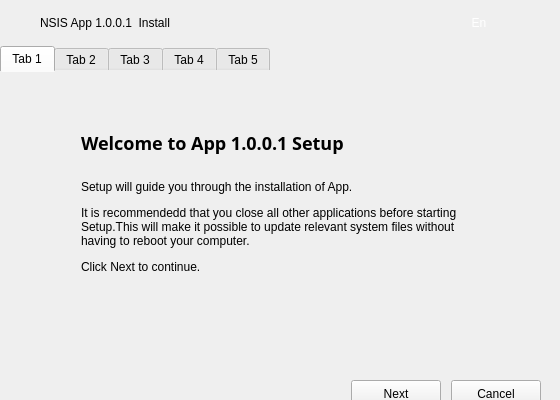
<?xml version="1.0" encoding="UTF-8"?>
<ui version="4.0">
 <class>QTInstallPageClass</class>
 <widget class="QMainWindow" name="QTInstallPageClass">
  <property name="geometry">
   <rect>
    <x>0</x>
    <y>0</y>
    <width>560</width>
    <height>400</height>
   </rect>
  </property>
  <property name="windowTitle">
   <string>QTSetupPlugin</string>
  </property>
  <widget class="QWidget" name="centralWidget">
   <property name="minimumSize">
    <size>
     <width>560</width>
     <height>400</height>
    </size>
   </property>
   <property name="maximumSize">
    <size>
     <width>560</width>
     <height>400</height>
    </size>
   </property>
   <property name="styleSheet">
    <string notr="true"/>
   </property>
   <layout class="QVBoxLayout" name="verticalLayout">
    <property name="spacing">
     <number>0</number>
    </property>
    <property name="leftMargin">
     <number>0</number>
    </property>
    <property name="topMargin">
     <number>0</number>
    </property>
    <property name="rightMargin">
     <number>0</number>
    </property>
    <property name="bottomMargin">
     <number>0</number>
    </property>
    <item>
     <widget class="QWidget" name="boxTitle" native="true">
      <property name="minimumSize">
       <size>
        <width>0</width>
        <height>46</height>
       </size>
      </property>
      <property name="styleSheet">
       <string notr="true"/>
      </property>
      <layout class="QHBoxLayout" name="horizontalLayout">
       <property name="spacing">
        <number>8</number>
       </property>
       <property name="leftMargin">
        <number>14</number>
       </property>
       <property name="topMargin">
        <number>2</number>
       </property>
       <property name="rightMargin">
        <number>14</number>
       </property>
       <property name="bottomMargin">
        <number>2</number>
       </property>
       <item>
        <widget class="QLabel" name="lblLogo">
         <property name="sizePolicy">
          <sizepolicy hsizetype="Fixed" vsizetype="Fixed">
           <horstretch>36</horstretch>
           <verstretch>36</verstretch>
          </sizepolicy>
         </property>
         <property name="minimumSize">
          <size>
           <width>18</width>
           <height>18</height>
          </size>
         </property>
         <property name="styleSheet">
          <string notr="true">image: url(:/Resource/image/logo.ico);</string>
         </property>
         <property name="text">
          <string/>
         </property>
        </widget>
       </item>
       <item>
        <widget class="QLabel" name="lblTitle">
         <property name="styleSheet">
          <string notr="true">font-size:12px;</string>
         </property>
         <property name="text">
          <string>NSIS App 1.0.0.1  Install</string>
         </property>
        </widget>
       </item>
       <item>
        <spacer name="horizontalSpacer">
         <property name="orientation">
          <enum>Qt::Horizontal</enum>
         </property>
         <property name="sizeType">
          <enum>QSizePolicy::Expanding</enum>
         </property>
         <property name="sizeHint" stdset="0">
          <size>
           <width>318</width>
           <height>20</height>
          </size>
         </property>
        </spacer>
       </item>
       <item>
        <widget class="QPushButton" name="btnLang">
         <property name="sizePolicy">
          <sizepolicy hsizetype="Fixed" vsizetype="Fixed">
           <horstretch>30</horstretch>
           <verstretch>18</verstretch>
          </sizepolicy>
         </property>
         <property name="minimumSize">
          <size>
           <width>30</width>
           <height>18</height>
          </size>
         </property>
         <property name="maximumSize">
          <size>
           <width>30</width>
           <height>18</height>
          </size>
         </property>
         <property name="styleSheet">
          <string notr="true">QPushButton{
	color:#ffffff;
	border:none;
	background:transparent;
	font-family: &quot;Microsoft YaHei&quot;;
	font-size:12px;
}
QPushButton:focus
{
	color:#ff7e00;
}
QPushButton:hover
{
	color:#ff7e00;
}
QPushButton:menu-indicator
{
	image:url(:/Resource/image/btn_down.png);
	subcontrol-position: right center;	
}
QPushButton:menu-indicator:focus
{
image:url(:/Resource/image/btn_down_hover.png);
}
QPushButton:menu-indicator:hover
{
image:url(:/Resource/image/btn_down_hover.png);
}</string>
         </property>
         <property name="text">
          <string>En</string>
         </property>
        </widget>
       </item>
       <item>
        <widget class="QPushButton" name="btnMin">
         <property name="enabled">
          <bool>true</bool>
         </property>
         <property name="sizePolicy">
          <sizepolicy hsizetype="Fixed" vsizetype="Fixed">
           <horstretch>18</horstretch>
           <verstretch>18</verstretch>
          </sizepolicy>
         </property>
         <property name="minimumSize">
          <size>
           <width>18</width>
           <height>18</height>
          </size>
         </property>
         <property name="maximumSize">
          <size>
           <width>18</width>
           <height>18</height>
          </size>
         </property>
         <property name="styleSheet">
          <string notr="true">QPushButton{
	border:none;
	background:transparent;
	border-image: url(:/Resource/image/sysBtnMin_normal.png);
}
QPushButton:focus{border-image: url(:/Resource/image/sysBtnMin_hover.png);}
QPushButton:hover{border-image: url(:/Resource/image/sysBtnMin_hover.png);}
QPushButton:pressed{border-image: url(:/Resource/image/sysBtnMin_pressed.png);}</string>
         </property>
         <property name="text">
          <string/>
         </property>
        </widget>
       </item>
       <item>
        <widget class="QPushButton" name="btnClose">
         <property name="sizePolicy">
          <sizepolicy hsizetype="Fixed" vsizetype="Fixed">
           <horstretch>18</horstretch>
           <verstretch>18</verstretch>
          </sizepolicy>
         </property>
         <property name="minimumSize">
          <size>
           <width>18</width>
           <height>18</height>
          </size>
         </property>
         <property name="maximumSize">
          <size>
           <width>18</width>
           <height>18</height>
          </size>
         </property>
         <property name="styleSheet">
          <string notr="true">QPushButton{
	border:none;
	background:transparent;
	border-image: url(:/Resource/image/sysBtnClose_normal.png);
}
QPushButton:focus{border-image: url(:/Resource/image/sysBtnClose_hover.png);}
QPushButton:hover{border-image: url(:/Resource/image/sysBtnClose_hover.png);}
QPushButton:pressed{border-image: url(:/Resource/image/sysBtnClose_pressed.png);}
QPushButton:disabled{border-image: url(:/Resource/image/sysBtnClose_disable.png);}</string>
         </property>
         <property name="text">
          <string/>
         </property>
         <property name="shortcut">
          <string>Esc</string>
         </property>
        </widget>
       </item>
      </layout>
      <zorder>lblTitle</zorder>
      <zorder>btnMin</zorder>
      <zorder>btnClose</zorder>
      <zorder>lblLogo</zorder>
      <zorder>btnLang</zorder>
     </widget>
    </item>
    <item>
     <widget class="QTabWidget" name="tabWidget">
      <property name="layoutDirection">
       <enum>Qt::LeftToRight</enum>
      </property>
      <property name="styleSheet">
       <string notr="true">QTabWidget::pane
{
	border: -1px;
	top:-2px;
	left: 1px;
}</string>
      </property>
      <property name="currentIndex">
       <number>0</number>
      </property>
      <property name="tabBarAutoHide">
       <bool>false</bool>
      </property>
      <widget class="QWidget" name="tab_1">
       <attribute name="title">
        <string>Tab 1</string>
       </attribute>
       <widget class="QLabel" name="welcome_lbl_title">
        <property name="geometry">
         <rect>
          <x>80</x>
          <y>60</y>
          <width>441</width>
          <height>31</height>
         </rect>
        </property>
        <property name="sizePolicy">
         <sizepolicy hsizetype="Fixed" vsizetype="Preferred">
          <horstretch>0</horstretch>
          <verstretch>0</verstretch>
         </sizepolicy>
        </property>
        <property name="minimumSize">
         <size>
          <width>300</width>
          <height>0</height>
         </size>
        </property>
        <property name="font">
         <font>
          <family>Microsoft YaHei</family>
          <pointsize>-1</pointsize>
          <weight>75</weight>
          <italic>false</italic>
          <bold>true</bold>
         </font>
        </property>
        <property name="styleSheet">
         <string notr="true">font-size:18px;
forn-bold:true;
</string>
        </property>
        <property name="text">
         <string>Welcome to App 1.0.0.1 Setup</string>
        </property>
        <property name="textFormat">
         <enum>Qt::RichText</enum>
        </property>
        <property name="alignment">
         <set>Qt::AlignLeading|Qt::AlignLeft|Qt::AlignTop</set>
        </property>
       </widget>
       <widget class="QLabel" name="welcome_lbl_context">
        <property name="geometry">
         <rect>
          <x>80</x>
          <y>110</y>
          <width>401</width>
          <height>141</height>
         </rect>
        </property>
        <property name="sizePolicy">
         <sizepolicy hsizetype="Fixed" vsizetype="Preferred">
          <horstretch>0</horstretch>
          <verstretch>0</verstretch>
         </sizepolicy>
        </property>
        <property name="minimumSize">
         <size>
          <width>300</width>
          <height>0</height>
         </size>
        </property>
        <property name="text">
         <string>&lt;html&gt;&lt;head/&gt;&lt;body&gt;&lt;p&gt;&lt;span style=&quot; font-family:'Microsoft YaHei'; font-size:9pt;&quot;&gt;Setup will guide you through the installation of App.&lt;/span&gt;&lt;/p&gt;&lt;p&gt;&lt;span style=&quot; font-family:'Microsoft YaHei'; font-size:9pt;&quot;&gt;It is recommendedd that you close all other applications before starting Setup.This will make it possible to update relevant system files without having to reboot your computer.&lt;/span&gt;&lt;/p&gt;&lt;p&gt;&lt;span style=&quot; font-family:'Microsoft YaHei'; font-size:9pt;&quot;&gt;Click Next to continue.&lt;/span&gt;&lt;/p&gt;&lt;/body&gt;&lt;/html&gt;</string>
        </property>
        <property name="textFormat">
         <enum>Qt::RichText</enum>
        </property>
        <property name="alignment">
         <set>Qt::AlignLeading|Qt::AlignLeft|Qt::AlignTop</set>
        </property>
        <property name="wordWrap">
         <bool>true</bool>
        </property>
       </widget>
       <widget class="QPushButton" name="welcome_btn_next">
        <property name="geometry">
         <rect>
          <x>350</x>
          <y>310</y>
          <width>90</width>
          <height>28</height>
         </rect>
        </property>
        <property name="tabletTracking">
         <bool>false</bool>
        </property>
        <property name="text">
         <string>Next</string>
        </property>
        <property name="shortcut">
         <string>N</string>
        </property>
        <property name="autoDefault">
         <bool>false</bool>
        </property>
       </widget>
       <widget class="QPushButton" name="welcome_btn_cancel">
        <property name="geometry">
         <rect>
          <x>450</x>
          <y>310</y>
          <width>90</width>
          <height>28</height>
         </rect>
        </property>
        <property name="text">
         <string>Cancel</string>
        </property>
        <property name="shortcut">
         <string>C</string>
        </property>
       </widget>
      </widget>
      <widget class="QWidget" name="tab_2">
       <property name="font">
        <font>
         <family>Microsoft YaHei</family>
         <pointsize>9</pointsize>
        </font>
       </property>
       <attribute name="title">
        <string>Tab 2</string>
       </attribute>
       <widget class="QLabel" name="license_lbl_title">
        <property name="geometry">
         <rect>
          <x>20</x>
          <y>0</y>
          <width>220</width>
          <height>30</height>
         </rect>
        </property>
        <property name="sizePolicy">
         <sizepolicy hsizetype="Preferred" vsizetype="Fixed">
          <horstretch>0</horstretch>
          <verstretch>0</verstretch>
         </sizepolicy>
        </property>
        <property name="font">
         <font>
          <family>Microsoft YaHei</family>
          <pointsize>-1</pointsize>
          <weight>75</weight>
          <bold>true</bold>
         </font>
        </property>
        <property name="styleSheet">
         <string notr="true">font-size:18px;
forn-bold:true;</string>
        </property>
        <property name="text">
         <string>License Agreement</string>
        </property>
       </widget>
       <widget class="QTextEdit" name="license_textEdit">
        <property name="geometry">
         <rect>
          <x>20</x>
          <y>40</y>
          <width>521</width>
          <height>141</height>
         </rect>
        </property>
        <property name="sizePolicy">
         <sizepolicy hsizetype="Fixed" vsizetype="Fixed">
          <horstretch>0</horstretch>
          <verstretch>0</verstretch>
         </sizepolicy>
        </property>
        <property name="styleSheet">
         <string notr="true"/>
        </property>
        <property name="readOnly">
         <bool>true</bool>
        </property>
        <property name="html">
         <string>&lt;!DOCTYPE HTML PUBLIC &quot;-//W3C//DTD HTML 4.0//EN&quot; &quot;http://www.w3.org/TR/REC-html40/strict.dtd&quot;&gt;
&lt;html&gt;&lt;head&gt;&lt;meta name=&quot;qrichtext&quot; content=&quot;1&quot; /&gt;&lt;style type=&quot;text/css&quot;&gt;
p, li { white-space: pre-wrap; }
&lt;/style&gt;&lt;/head&gt;&lt;body style=&quot; font-family:'SimSun'; font-size:9pt; font-weight:400; font-style:normal;&quot;&gt;
&lt;p style=&quot;-qt-paragraph-type:empty; margin-top:0px; margin-bottom:0px; margin-left:0px; margin-right:0px; -qt-block-indent:0; text-indent:0px; font-family:'Microsoft YaHei'; font-size:12px;&quot;&gt;&lt;br /&gt;&lt;/p&gt;&lt;/body&gt;&lt;/html&gt;</string>
        </property>
       </widget>
       <widget class="QLabel" name="license_lbl_explain">
        <property name="geometry">
         <rect>
          <x>20</x>
          <y>194</y>
          <width>521</width>
          <height>41</height>
         </rect>
        </property>
        <property name="sizePolicy">
         <sizepolicy hsizetype="Fixed" vsizetype="Preferred">
          <horstretch>0</horstretch>
          <verstretch>0</verstretch>
         </sizepolicy>
        </property>
        <property name="font">
         <font>
          <family>Microsoft YaHei</family>
          <weight>50</weight>
          <bold>false</bold>
         </font>
        </property>
        <property name="layoutDirection">
         <enum>Qt::LeftToRight</enum>
        </property>
        <property name="text">
         <string>&lt;html&gt;&lt;head/&gt;&lt;body&gt;&lt;p&gt;&lt;span style=&quot; font-family:'Microsoft YaHei'; font-size:9pt;&quot;&gt;If you accept the terms of the agreement,select the first option below. You must accept the agreenment to install Links.Click Next to continue.&lt;/span&gt;&lt;/p&gt;&lt;/body&gt;&lt;/html&gt;</string>
        </property>
        <property name="textFormat">
         <enum>Qt::RichText</enum>
        </property>
        <property name="alignment">
         <set>Qt::AlignLeading|Qt::AlignLeft|Qt::AlignTop</set>
        </property>
        <property name="wordWrap">
         <bool>true</bool>
        </property>
       </widget>
       <widget class="QPushButton" name="license_btn_cancel">
        <property name="geometry">
         <rect>
          <x>450</x>
          <y>310</y>
          <width>90</width>
          <height>28</height>
         </rect>
        </property>
        <property name="text">
         <string>Cancel</string>
        </property>
        <property name="shortcut">
         <string>C</string>
        </property>
       </widget>
       <widget class="QPushButton" name="license_btn_next">
        <property name="geometry">
         <rect>
          <x>350</x>
          <y>310</y>
          <width>90</width>
          <height>28</height>
         </rect>
        </property>
        <property name="text">
         <string>Next</string>
        </property>
        <property name="shortcut">
         <string>N</string>
        </property>
        <property name="autoDefault">
         <bool>false</bool>
        </property>
       </widget>
       <widget class="QPushButton" name="license_btn_back">
        <property name="geometry">
         <rect>
          <x>250</x>
          <y>310</y>
          <width>90</width>
          <height>28</height>
         </rect>
        </property>
        <property name="text">
         <string>Back</string>
        </property>
        <property name="shortcut">
         <string>P</string>
        </property>
       </widget>
       <widget class="QRadioButton" name="license_radio_disagree">
        <property name="geometry">
         <rect>
          <x>20</x>
          <y>275</y>
          <width>411</width>
          <height>18</height>
         </rect>
        </property>
        <property name="sizePolicy">
         <sizepolicy hsizetype="Preferred" vsizetype="Fixed">
          <horstretch>0</horstretch>
          <verstretch>0</verstretch>
         </sizepolicy>
        </property>
        <property name="text">
         <string>I do not accept the terms of the License Agreement</string>
        </property>
        <property name="shortcut">
         <string>D</string>
        </property>
        <property name="checked">
         <bool>true</bool>
        </property>
       </widget>
       <widget class="QRadioButton" name="license_radio_agree">
        <property name="geometry">
         <rect>
          <x>20</x>
          <y>248</y>
          <width>381</width>
          <height>18</height>
         </rect>
        </property>
        <property name="sizePolicy">
         <sizepolicy hsizetype="Preferred" vsizetype="Fixed">
          <horstretch>0</horstretch>
          <verstretch>0</verstretch>
         </sizepolicy>
        </property>
        <property name="font">
         <font>
          <family>Microsoft YaHei</family>
         </font>
        </property>
        <property name="text">
         <string>I accept the terms of the License Agreement</string>
        </property>
        <property name="shortcut">
         <string>A</string>
        </property>
       </widget>
      </widget>
      <widget class="QWidget" name="tab_3">
       <attribute name="title">
        <string>Tab 3</string>
       </attribute>
       <widget class="QLabel" name="directory_lbl_title">
        <property name="geometry">
         <rect>
          <x>20</x>
          <y>0</y>
          <width>301</width>
          <height>41</height>
         </rect>
        </property>
        <property name="font">
         <font>
          <family>Microsoft YaHei</family>
          <pointsize>-1</pointsize>
          <weight>75</weight>
          <bold>true</bold>
         </font>
        </property>
        <property name="styleSheet">
         <string notr="true">font-size:18px;
forn-bold:true;</string>
        </property>
        <property name="text">
         <string>Choose Install Location</string>
        </property>
       </widget>
       <widget class="QLabel" name="directory_lbl_explain">
        <property name="geometry">
         <rect>
          <x>20</x>
          <y>50</y>
          <width>521</width>
          <height>71</height>
         </rect>
        </property>
        <property name="text">
         <string>&lt;html&gt;&lt;head/&gt;&lt;body&gt;&lt;p&gt;&lt;span style=&quot; font-family:'Microsoft YaHei'; font-size:9pt;&quot;&gt;Setup will install LinksExplorer in the following folder.To install in a different folder,click Browse and select another folder.Click Install to start the installation.&lt;/span&gt;&lt;/p&gt;&lt;/body&gt;&lt;/html&gt;</string>
        </property>
        <property name="textFormat">
         <enum>Qt::RichText</enum>
        </property>
        <property name="alignment">
         <set>Qt::AlignLeading|Qt::AlignLeft|Qt::AlignTop</set>
        </property>
        <property name="wordWrap">
         <bool>true</bool>
        </property>
       </widget>
       <widget class="QLineEdit" name="directory_edit_dir">
        <property name="geometry">
         <rect>
          <x>130</x>
          <y>128</y>
          <width>331</width>
          <height>30</height>
         </rect>
        </property>
       </widget>
       <widget class="QPushButton" name="directory_btn_dir_select">
        <property name="geometry">
         <rect>
          <x>460</x>
          <y>128</y>
          <width>80</width>
          <height>30</height>
         </rect>
        </property>
        <property name="text">
         <string>Browse...</string>
        </property>
        <property name="shortcut">
         <string>B</string>
        </property>
       </widget>
       <widget class="QLabel" name="directory_lbl_mem_required">
        <property name="geometry">
         <rect>
          <x>130</x>
          <y>164</y>
          <width>211</width>
          <height>22</height>
         </rect>
        </property>
        <property name="font">
         <font>
          <family>Microsoft YaHei</family>
          <weight>50</weight>
          <bold>false</bold>
         </font>
        </property>
        <property name="text">
         <string>Space required: 999.9MB</string>
        </property>
       </widget>
       <widget class="QLabel" name="directory_lbl_mem_available">
        <property name="geometry">
         <rect>
          <x>130</x>
          <y>186</y>
          <width>211</width>
          <height>22</height>
         </rect>
        </property>
        <property name="text">
         <string>Space required: 999.9MB</string>
        </property>
       </widget>
       <widget class="QPushButton" name="directory_btn_cancel">
        <property name="geometry">
         <rect>
          <x>450</x>
          <y>310</y>
          <width>90</width>
          <height>28</height>
         </rect>
        </property>
        <property name="text">
         <string>Cancel</string>
        </property>
        <property name="shortcut">
         <string>C</string>
        </property>
       </widget>
       <widget class="QPushButton" name="directory_btn_install">
        <property name="geometry">
         <rect>
          <x>350</x>
          <y>310</y>
          <width>90</width>
          <height>28</height>
         </rect>
        </property>
        <property name="text">
         <string>Install</string>
        </property>
        <property name="shortcut">
         <string>I</string>
        </property>
        <property name="autoDefault">
         <bool>false</bool>
        </property>
        <property name="default">
         <bool>false</bool>
        </property>
       </widget>
       <widget class="QPushButton" name="directory_btn_back">
        <property name="geometry">
         <rect>
          <x>250</x>
          <y>310</y>
          <width>90</width>
          <height>28</height>
         </rect>
        </property>
        <property name="text">
         <string>Back</string>
        </property>
        <property name="shortcut">
         <string>P</string>
        </property>
       </widget>
       <widget class="QLabel" name="directory_lbl_directory">
        <property name="geometry">
         <rect>
          <x>20</x>
          <y>132</y>
          <width>108</width>
          <height>21</height>
         </rect>
        </property>
        <property name="layoutDirection">
         <enum>Qt::LeftToRight</enum>
        </property>
        <property name="text">
         <string>Destination Folder</string>
        </property>
        <property name="alignment">
         <set>Qt::AlignCenter</set>
        </property>
       </widget>
      </widget>
      <widget class="QWidget" name="tab_4">
       <attribute name="title">
        <string>Tab 4</string>
       </attribute>
       <widget class="QLabel" name="instfiles_lbl_title">
        <property name="geometry">
         <rect>
          <x>20</x>
          <y>0</y>
          <width>310</width>
          <height>40</height>
         </rect>
        </property>
        <property name="font">
         <font>
          <family>Microsoft YaHei</family>
          <pointsize>-1</pointsize>
          <weight>75</weight>
          <bold>true</bold>
         </font>
        </property>
        <property name="styleSheet">
         <string notr="true">font-size:18px;
forn-bold:true;</string>
        </property>
        <property name="text">
         <string>Installing</string>
        </property>
       </widget>
       <widget class="QLabel" name="instfiles_lbl_explain">
        <property name="geometry">
         <rect>
          <x>20</x>
          <y>50</y>
          <width>551</width>
          <height>16</height>
         </rect>
        </property>
        <property name="text">
         <string>Please wait while Links is being installed.</string>
        </property>
        <property name="textFormat">
         <enum>Qt::AutoText</enum>
        </property>
        <property name="alignment">
         <set>Qt::AlignLeading|Qt::AlignLeft|Qt::AlignTop</set>
        </property>
        <property name="wordWrap">
         <bool>true</bool>
        </property>
       </widget>
       <widget class="QProgressBar" name="instfiles_progress_bar">
        <property name="geometry">
         <rect>
          <x>20</x>
          <y>80</y>
          <width>521</width>
          <height>4</height>
         </rect>
        </property>
        <property name="value">
         <number>24</number>
        </property>
        <property name="textVisible">
         <bool>false</bool>
        </property>
       </widget>
       <widget class="QListWidget" name="instfiles_list_widget">
        <property name="geometry">
         <rect>
          <x>20</x>
          <y>110</y>
          <width>521</width>
          <height>171</height>
         </rect>
        </property>
        <property name="horizontalScrollBarPolicy">
         <enum>Qt::ScrollBarAlwaysOff</enum>
        </property>
       </widget>
       <widget class="QPushButton" name="instfiles_btn_cancel">
        <property name="enabled">
         <bool>false</bool>
        </property>
        <property name="geometry">
         <rect>
          <x>450</x>
          <y>310</y>
          <width>90</width>
          <height>28</height>
         </rect>
        </property>
        <property name="text">
         <string>Cancel</string>
        </property>
        <property name="shortcut">
         <string>C</string>
        </property>
       </widget>
       <widget class="QPushButton" name="instfiles_btn_next">
        <property name="enabled">
         <bool>false</bool>
        </property>
        <property name="geometry">
         <rect>
          <x>350</x>
          <y>310</y>
          <width>90</width>
          <height>28</height>
         </rect>
        </property>
        <property name="text">
         <string>Next</string>
        </property>
        <property name="shortcut">
         <string>N</string>
        </property>
        <property name="autoDefault">
         <bool>false</bool>
        </property>
       </widget>
      </widget>
      <widget class="QWidget" name="tab_5">
       <property name="styleSheet">
        <string notr="true">QGroupBox {
	color: #A3A3A3;
	border-width: 1px;
	border-style: solid;
	border-color: rgb(80, 80, 80);
	margin-top: 3ex;
}

QGroupBox::title {
	subcontrol-origin: margin;
	subcontrol-position: top left;
	left: 10px;
	margin-left: 2px;
	padding: 0 0px;
}</string>
       </property>
       <attribute name="title">
        <string>Tab 5</string>
       </attribute>
       <widget class="QPushButton" name="finish_btn_run_exe">
        <property name="geometry">
         <rect>
          <x>130</x>
          <y>260</y>
          <width>300</width>
          <height>40</height>
         </rect>
        </property>
        <property name="text">
         <string>Start Now</string>
        </property>
        <property name="shortcut">
         <string>F</string>
        </property>
        <property name="autoDefault">
         <bool>false</bool>
        </property>
       </widget>
       <widget class="QLabel" name="finish_lbl_title">
        <property name="geometry">
         <rect>
          <x>270</x>
          <y>90</y>
          <width>220</width>
          <height>40</height>
         </rect>
        </property>
        <property name="font">
         <font>
          <family>Microsoft YaHei UI</family>
          <pointsize>16</pointsize>
          <weight>87</weight>
          <italic>false</italic>
          <bold>true</bold>
         </font>
        </property>
        <property name="styleSheet">
         <string notr="true">font: 700 16pt &quot;Microsoft YaHei UI&quot;;</string>
        </property>
        <property name="text">
         <string>Install Completed</string>
        </property>
       </widget>
       <widget class="QLabel" name="finish_lbl_explain">
        <property name="geometry">
         <rect>
          <x>80</x>
          <y>220</y>
          <width>400</width>
          <height>21</height>
         </rect>
        </property>
        <property name="text">
         <string>The app has been installed on your computer,welcome to use</string>
        </property>
        <property name="textFormat">
         <enum>Qt::RichText</enum>
        </property>
        <property name="alignment">
         <set>Qt::AlignHCenter|Qt::AlignTop</set>
        </property>
        <property name="wordWrap">
         <bool>true</bool>
        </property>
       </widget>
       <widget class="QLabel" name="finish_lbl_logo">
        <property name="geometry">
         <rect>
          <x>170</x>
          <y>70</y>
          <width>83</width>
          <height>81</height>
         </rect>
        </property>
        <property name="minimumSize">
         <size>
          <width>83</width>
          <height>81</height>
         </size>
        </property>
        <property name="maximumSize">
         <size>
          <width>83</width>
          <height>81</height>
         </size>
        </property>
        <property name="styleSheet">
         <string notr="true">border-image: url(:/Resource/image/img_succeed.png);</string>
        </property>
        <property name="text">
         <string/>
        </property>
       </widget>
      </widget>
     </widget>
    </item>
   </layout>
  </widget>
 </widget>
 <layoutdefault spacing="6" margin="11"/>
 <tabstops>
  <tabstop>btnClose</tabstop>
  <tabstop>btnMin</tabstop>
  <tabstop>btnLang</tabstop>
  <tabstop>welcome_btn_next</tabstop>
  <tabstop>welcome_btn_cancel</tabstop>
  <tabstop>license_textEdit</tabstop>
  <tabstop>license_radio_agree</tabstop>
  <tabstop>license_radio_disagree</tabstop>
  <tabstop>license_btn_back</tabstop>
  <tabstop>license_btn_next</tabstop>
  <tabstop>license_btn_cancel</tabstop>
  <tabstop>directory_edit_dir</tabstop>
  <tabstop>directory_btn_dir_select</tabstop>
  <tabstop>directory_btn_back</tabstop>
  <tabstop>directory_btn_install</tabstop>
  <tabstop>directory_btn_cancel</tabstop>
  <tabstop>instfiles_list_widget</tabstop>
  <tabstop>instfiles_btn_next</tabstop>
  <tabstop>instfiles_btn_cancel</tabstop>
  <tabstop>finish_btn_run_exe</tabstop>
  <tabstop>tabWidget</tabstop>
 </tabstops>
 <resources>
  <include location="../QTSetupPlugin.qrc"/>
 </resources>
 <connections/>
</ui>
